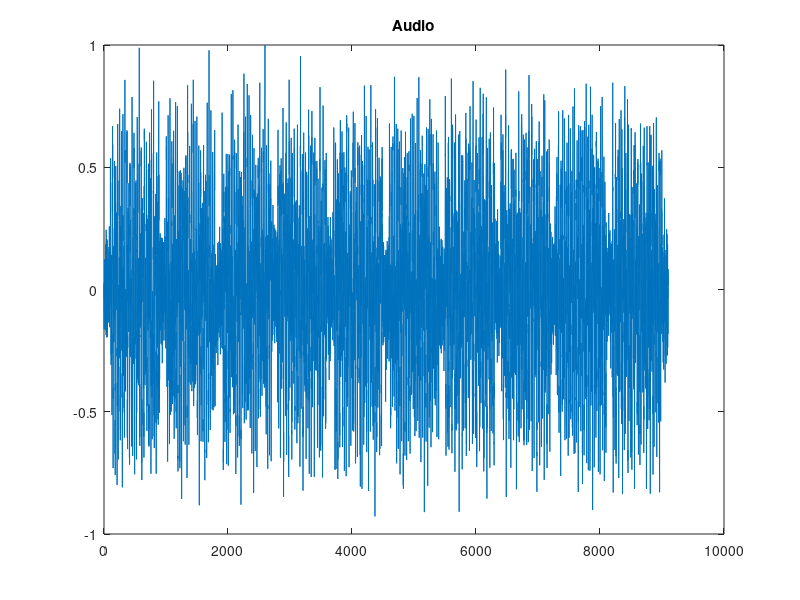

Write MATLAB code to recreate this figure.
clear, clc, close all;

f_ver = [697  770  852  941 ];
f_hor = [1209 1336 1477 1633];

symbols = ['1' '2' '3' 'A';
           '4' '5' '6' 'B';
           '7' '8' '9' 'C';
           '*' '0' '#' 'D'];

fs = 20e3; % sampling frequency for the audio

digit_dur = 0.04; % digit sound duration (s)
inter_dur = 0.005; % inter digit silence duration (s)

digit_smp = fs * digit_dur;
inter_smp = fs * inter_dur;

t = (0:digit_smp-1) / fs;

noise_int = 0.2; % noise intensity

seq = '1234567890'

digits = zeros(length(seq),digit_smp);
audio = zeros(1,fs * digit_dur * length(seq) + inter_smp * (length(seq) +1));

for i = 1:length(seq)
    [y,x] = ind2sub(size(symbols),find(symbols == seq(i)));

    digits(i,:) = 0.5 * (sin(2*pi*f_ver(y) * t) + sin(2*pi*f_hor(x) * t));

    audio((1:digit_smp) + (digit_smp * (i-1) + inter_smp * i)) = digits(i,:);
end

noise = noise_int * randn(length(audio), 1)';

audio = audio + noise;
audio = audio / max(abs(audio));

audiowrite('audio.wav',audio,fs);

plot(audio);
title("Audio");